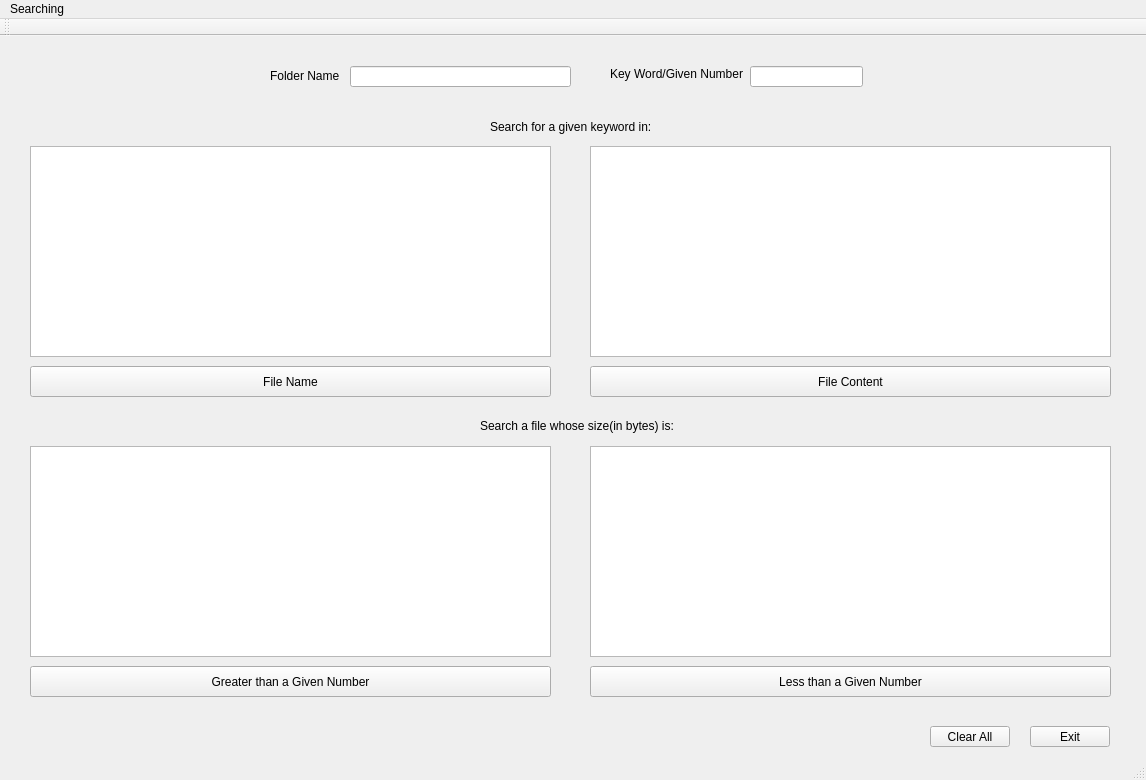
<?xml version="1.0" encoding="UTF-8"?>
<ui version="4.0">
 <class>MainWindow</class>
 <widget class="QMainWindow" name="MainWindow">
  <property name="geometry">
   <rect>
    <x>0</x>
    <y>0</y>
    <width>1146</width>
    <height>780</height>
   </rect>
  </property>
  <property name="windowTitle">
   <string>MainWindow</string>
  </property>
  <widget class="QWidget" name="centralWidget">
   <widget class="QTextEdit" name="textEdit">
    <property name="geometry">
     <rect>
      <x>30</x>
      <y>110</y>
      <width>521</width>
      <height>211</height>
     </rect>
    </property>
   </widget>
   <widget class="QTextEdit" name="textEdit_2">
    <property name="geometry">
     <rect>
      <x>590</x>
      <y>110</y>
      <width>521</width>
      <height>211</height>
     </rect>
    </property>
   </widget>
   <widget class="QTextEdit" name="textEdit_3">
    <property name="geometry">
     <rect>
      <x>30</x>
      <y>410</y>
      <width>521</width>
      <height>211</height>
     </rect>
    </property>
   </widget>
   <widget class="QTextEdit" name="textEdit_4">
    <property name="geometry">
     <rect>
      <x>590</x>
      <y>410</y>
      <width>521</width>
      <height>211</height>
     </rect>
    </property>
   </widget>
   <widget class="QPushButton" name="pushButton">
    <property name="geometry">
     <rect>
      <x>30</x>
      <y>330</y>
      <width>521</width>
      <height>31</height>
     </rect>
    </property>
    <property name="text">
     <string>File Name</string>
    </property>
   </widget>
   <widget class="QPushButton" name="pushButton_2">
    <property name="geometry">
     <rect>
      <x>590</x>
      <y>330</y>
      <width>521</width>
      <height>31</height>
     </rect>
    </property>
    <property name="text">
     <string>File Content</string>
    </property>
   </widget>
   <widget class="QPushButton" name="pushButton_3">
    <property name="geometry">
     <rect>
      <x>30</x>
      <y>630</y>
      <width>521</width>
      <height>31</height>
     </rect>
    </property>
    <property name="text">
     <string>Greater than a Given Number</string>
    </property>
   </widget>
   <widget class="QPushButton" name="pushButton_4">
    <property name="geometry">
     <rect>
      <x>590</x>
      <y>630</y>
      <width>521</width>
      <height>31</height>
     </rect>
    </property>
    <property name="text">
     <string>Less than a Given Number</string>
    </property>
   </widget>
   <widget class="QLabel" name="label">
    <property name="geometry">
     <rect>
      <x>490</x>
      <y>80</y>
      <width>181</width>
      <height>21</height>
     </rect>
    </property>
    <property name="text">
     <string>Search for a given keyword in:</string>
    </property>
   </widget>
   <widget class="QLabel" name="label_2">
    <property name="geometry">
     <rect>
      <x>480</x>
      <y>380</y>
      <width>211</width>
      <height>20</height>
     </rect>
    </property>
    <property name="text">
     <string>Search a file whose size(in bytes) is:</string>
    </property>
   </widget>
   <widget class="QLineEdit" name="lineEdit">
    <property name="geometry">
     <rect>
      <x>350</x>
      <y>30</y>
      <width>221</width>
      <height>21</height>
     </rect>
    </property>
   </widget>
   <widget class="QLineEdit" name="lineEdit_2">
    <property name="geometry">
     <rect>
      <x>750</x>
      <y>30</y>
      <width>113</width>
      <height>21</height>
     </rect>
    </property>
   </widget>
   <widget class="QLabel" name="label_3">
    <property name="geometry">
     <rect>
      <x>270</x>
      <y>30</y>
      <width>101</width>
      <height>20</height>
     </rect>
    </property>
    <property name="text">
     <string>Folder Name</string>
    </property>
   </widget>
   <widget class="QLabel" name="label_4">
    <property name="geometry">
     <rect>
      <x>610</x>
      <y>30</y>
      <width>141</width>
      <height>16</height>
     </rect>
    </property>
    <property name="text">
     <string>Key Word/Given Number</string>
    </property>
   </widget>
   <widget class="QPushButton" name="pushButton_5">
    <property name="geometry">
     <rect>
      <x>930</x>
      <y>690</y>
      <width>80</width>
      <height>21</height>
     </rect>
    </property>
    <property name="text">
     <string>Clear All</string>
    </property>
   </widget>
   <widget class="QPushButton" name="pushButton_6">
    <property name="geometry">
     <rect>
      <x>1030</x>
      <y>690</y>
      <width>80</width>
      <height>21</height>
     </rect>
    </property>
    <property name="text">
     <string>Exit</string>
    </property>
   </widget>
   <zorder>textEdit</zorder>
   <zorder>textEdit_2</zorder>
   <zorder>textEdit_3</zorder>
   <zorder>textEdit_4</zorder>
   <zorder>pushButton</zorder>
   <zorder>pushButton_2</zorder>
   <zorder>pushButton_3</zorder>
   <zorder>pushButton_4</zorder>
   <zorder>label</zorder>
   <zorder>label_2</zorder>
   <zorder>lineEdit_2</zorder>
   <zorder>label_4</zorder>
   <zorder>label_3</zorder>
   <zorder>lineEdit</zorder>
   <zorder>pushButton_5</zorder>
   <zorder>pushButton_6</zorder>
  </widget>
  <widget class="QMenuBar" name="menuBar">
   <property name="geometry">
    <rect>
     <x>0</x>
     <y>0</y>
     <width>1146</width>
     <height>18</height>
    </rect>
   </property>
   <widget class="QMenu" name="menuSearching">
    <property name="title">
     <string>Searching</string>
    </property>
   </widget>
   <addaction name="menuSearching"/>
  </widget>
  <widget class="QToolBar" name="mainToolBar">
   <attribute name="toolBarArea">
    <enum>TopToolBarArea</enum>
   </attribute>
   <attribute name="toolBarBreak">
    <bool>false</bool>
   </attribute>
  </widget>
  <widget class="QStatusBar" name="statusBar"/>
 </widget>
 <layoutdefault spacing="6" margin="11"/>
 <resources/>
 <connections/>
</ui>
